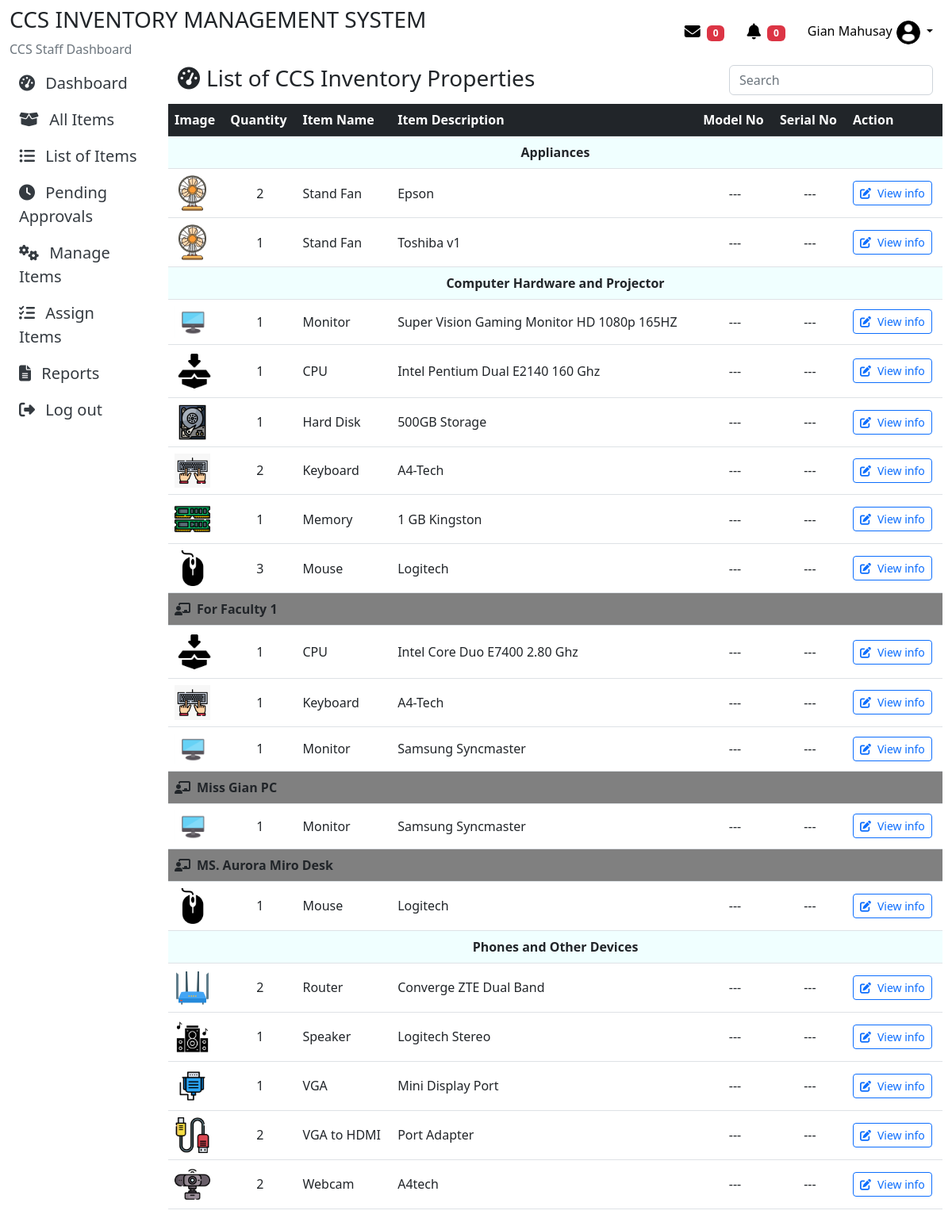
/DashboardCCSStaff/ccsstaffInventoryProperties.php (signed in), run on the app's committed database.
### tables this page shows
CREATE TABLE `tblusers` (
  `id` int(11) NOT NULL,
  `addedbyid` int(11) NOT NULL,
  `usertype` varchar(50) NOT NULL,
  `fname` varchar(50) NOT NULL,
  `lname` varchar(50) NOT NULL,
  `password` varchar(50) NOT NULL,
  `online_status` enum('online','offline') DEFAULT 'offline',
  `status` varchar(20) NOT NULL,
  `email` varchar(50) NOT NULL,
  `gender` varchar(50) NOT NULL,
  `department` varchar(50) NOT NULL,
  `approveby` varchar(50) DEFAULT NULL,
  `datetimeregister` datetime DEFAULT NULL,
  `datetimeapprove` datetime DEFAULT NULL
);

CREATE TABLE `tblitembrand` (
  `id` int(11) NOT NULL,
  `staffid` int(11) NOT NULL,
  `staffname` varchar(50) NOT NULL,
  `itembrand` varchar(50) NOT NULL,
  `categoryname` varchar(50) NOT NULL,
  `subcategoryname` varchar(50) NOT NULL,
  `borrowable` varchar(50) NOT NULL,
  `remarks` varchar(50) DEFAULT NULL,
  `modelno` varchar(50) NOT NULL,
  `serialno` varchar(50) DEFAULT NULL,
  `unitcost` decimal(10,0) NOT NULL,
  `status` varchar(50) NOT NULL,
  `itemcondition` varchar(50) NOT NULL,
  `datetimeadded` datetime NOT NULL,
  `assignfor` varchar(50) DEFAULT NULL,
  `datepurchased` date NOT NULL
);

### DashboardCCSStaff/ccsmessage_count.php (called while the page is built, shortened)
<?php
include('ccsfunctions.php');
$staffId = $_SESSION['staff_id'];
$query = "SELECT COUNT(DISTINCT m.sender_id) AS unread_count
          FROM tblmessages m
          INNER JOIN tblmessage_recipients mr ON m.id = mr.message_id
          WHERE mr.recipient_id = ? AND mr.status = 'unread'";
$stmt = mysqli_prepare($con, $query);
if ($stmt) {
    mysqli_stmt_bind_param($stmt, "i", $staffId);
    if (mysqli_stmt_execute($stmt)) {
        $result = mysqli_stmt_get_result($stmt);
        if ($result && mysqli_num_rows($result) > 0) {
            $row = mysqli_fetch_assoc($result);
            $unreadMessages = $row['unread_count'];
        }
    } else {
        echo "Error executing query: " . mysqli_error($con);
    }
} else {
    echo "Error preparing statement: " . mysqli_error($con);
}
?>

### DashboardCCSStaff/ccsmaincontainer.php (the view, shortened to what this page needs)
<?php
$queryitems = "SELECT id, itembrand, categoryname, subcategoryname, modelno, serialno, datepurchased, unitcost, assignfor, COUNT(*) as quantity FROM tblitembrand GROUP BY itembrand, subcategoryname, assignfor ORDER BY categoryname, assignfor, subcategoryname, itembrand";
$resultitems = mysqli_query($con, $queryitems);
?>
<main class="ccs-main-container">
    <div class="container ">
        <div class="row">
        <div class="d-flex justify-content-between mb-2">
            <h3 class="text-start"><i class='fas fa-tachometer-alt me-2'></i>List of CCS Inventory Properties</h3>
            <div class="text-end">
            <input type="text" class="form-control search-input" placeholder="Search" name="search" id="searchInput">
            </div>
        </div>
        </div>
        <div class="table-responsive row">
            <table class="table">
            <thead class="table-dark">
                    <tr>
                        <th scope="col">Image</th>
                        <th scope="col">Quantity</th>
                        <th scope="col">Item Name</th>
                        <th scope="col">Item Description</th>
                        <th scope="col">Model No</th>
                        <th scope="col">Serial No</th>
                        <th scope="col" class="text-start">Action</th>
                    </tr>
            </thead>
            <?php
                    $currentCategory = null;
                    $currentAssignFor = null;
                    while ($row = mysqli_fetch_assoc($resultitems)) {
                        if ($currentCategory != $row['categoryname']) {
                            echo "<tr class='category-row text-center'>
                                    <td colspan='10' style='background-color: azure;'><strong>{$row['categoryname']}</strong></td>
                                  </tr>";
                            $currentCategory = $row['categoryname'];
                        }
                        if (!empty($row['assignfor']) && $currentAssignFor != $row['assignfor']) {
                            echo "<tr class='assignfor-row'>
                                    <td colspan='10' style='background-color: gray;'><i class='fas fa-chalkboard-teacher me-2'></i><strong>{$row['assignfor']}</strong></td>
                                  </tr>";
                            $currentAssignFor = $row['assignfor'];
                        }
                        echo "<tr class='item-details-row align-middle' >";
                        $imagePath = 'inventory/SubcategoryItemsimages/' . $row['subcategoryname'] . '.png';
                        if (file_exists($imagePath)) {
                            echo "<td><img src='{$imagePath}' alt='Subcategory Image' width='45'></td>";
                        } else {
                            echo "<td><img src='/inventory/SubcategoryItemsimages/defaultimageitem.png' alt='Default Image' width='50'></td>";
                        }
                        echo "<td class='text-center'>{$row['quantity']}</td>";
                        echo "<td>{$row['subcategoryname']}</td>";
                        echo "<td>{$row['itembrand']}</td>";
                        echo "<td class='text-center'>---</td>";
                        echo "<td class='text-center'>---</td>";
                        echo "<td>
                                <a href='ccsstaffViewItemInfo.php?itemId={$row['id']}' class='btn btn-outline-primary btn-sm'>
                                    <i class='fa-solid fa-pen-to-square fs-7 me-2'></i>View info
                                </a>
                              </td>";
                        echo "</tr>";
                    }
                    ?>
        </div>
    </div>
</main>

### DashboardCCSStaff/ccsheader.php (shortened to what this page needs)
<?php
include ('ccsfunctions.php');
include('ccsmessage_count.php');
$staffId = $_SESSION['staff_id'];
$query = "SELECT * FROM tblusers WHERE id = ?";
$stmt = mysqli_prepare($con, $query);
if ($stmt) {
    mysqli_stmt_bind_param($stmt, "s", $staffId);
    if (mysqli_stmt_execute($stmt)) {
        $result = mysqli_stmt_get_result($stmt);
        if ($result && mysqli_num_rows($result) > 0) {
            $row = mysqli_fetch_assoc($result);
            $userType = $row["usertype"];
        } else {
        }
    } else {
        die('Statement execution failed: ' . mysqli_stmt_error($stmt));
    }
} else {
    die('Statement preparation failed: ' . mysqli_error($con));
}
$queryCount = "SELECT COUNT(DISTINCT datetime) AS notification_count
               FROM (
                   SELECT br.datetimereqborrow AS datetime
                   FROM tblborrowingreports br
                   WHERE br.datetimereqborrow IS NOT NULL
                   UNION ALL
                   SELECT br.datetimereqreservation AS datetime
                   FROM tblborrowingreports br
                   WHERE br.datetimereqreservation IS NOT NULL
                   UNION ALL
                   SELECT br.datetimereqreturn AS datetime
                   FROM tblborrowingreports br
                   WHERE br.datetimereqreturn IS NOT NULL
               ) AS subquery";
$stmtCount = mysqli_prepare($con, $queryCount);
if ($stmtCount) {
    if (mysqli_stmt_execute($stmtCount)) {
        $resultCount = mysqli_stmt_get_result($stmtCount);
        if ($resultCount && mysqli_num_rows($resultCount) > 0) {
            $rowCount = mysqli_fetch_assoc($resultCount);
            $notificationCount = $rowCount['notification_count'];
        } else {
            $notificationCount = 0;
        }
    } else {
        $notificationCount = 0;
    }
} else {
    $notificationCount = 0;
}
?>
<div class="container-fluid">
    <div class="header--wrapper py-2">
        <div class="header sad">
            <div class="logo-and-text">
                <h3 class="text-dark">CCS INVENTORY MANAGEMENT SYSTEM</h3>
            </div>
            <span class="text-muted"><?php echo $userType ?> Dashboard</span>
        </div>
        <div class="user--info">
            <div class="dropdown">
                <a href="ccsstaffMessaging.php" class="btn btn-secondary custom-dropdown-btn" type="button"
                    id="messageDropdown" data-bs-toggle="messagedropdown" aria-expanded="false">
                    <i class="fas fa-envelope fs-5 me-1"></i>
                    <sup class="badge bg-danger"><?php echo $unreadMessages; ?></sup>
                </a>
                <button href="ccsstaffNotifications.php" class="btn btn-secondary custom-dropdown-btn" type="button"
                    id="notificationDropdown" data-bs-toggle="dropdown" aria-expanded="false">
                    <i class="fas fa-bell fs-5 me-1"></i>
                    <sup class="badge bg-danger" id="notificationCounter"><?php echo $notificationCount; ?></sup>
                </button>
                <button class="btn btn-secondary dropdown-toggle custom-dropdown-btn" type="button" id="userDropdown"
                    data-bs-toggle="dropdown" aria-expanded="false">
                    <?php
                    if (isset($row)) {
                        echo $row['fname'] . ' ' . $row['lname'];
                        if (!empty($row['id'])) {
                            $profileImagePath = "/inventory/images/imageofusers/" . $row['id'] . ".png";
                            if (file_exists($_SERVER['DOCUMENT_ROOT'] . $profileImagePath)) {
                                echo '<img src="' . $profileImagePath . '?' . time() . '" width="30px" height="30px">';
                            } else {
                                echo '<img src="/inventory/images/imageofusers/profile-user.png?' . time() . '" width="30px" height="30px">';
                            }
                        } else {
                            echo '<img src="/inventory/images/imageofusers/profile-user.png?' . time() . '" width="30px" height="30px">';
                        }
                    }
                    ?>
                </button>
            </div>
        </div>
    </div>
</div>

### DashboardCCSStaff/staffstyles.css (style rules this page uses)
.header--wrapper { display: flex; justify-content: space-between; align-items: center; flex-wrap: wrap; }
.user--info { display: flex; align-items: center; background-color: transparent !important; }
.custom-dropdown-btn { background-color: transparent !important; border: none !important; color: #000 !important; }
.dropdown img { width: 20px; height: 20px; cursor: pointer; border-radius: 50%; margin-left: 5px; }

### DashboardCCSStaff/ccsheader.php (style rules this page uses)
.header--wrapper { display: flex; justify-content: space-between; align-items: center; flex-wrap: wrap; }
.user--info { display: flex; align-items: center; background-color: transparent !important; }
.custom-dropdown-btn { background-color: transparent !important; border: none !important; color: #000 !important; }
.dropdown img { width: 30px; height: 30px; cursor: pointer; border-radius: 50%; margin-left: 5px; }

### data on the page
tblusers: usertype "CCS Staff", fname "Gian", lname "Mahusay"
tblitembrand: categoryname "Appliances", subcategoryname (picture), quantity "2", subcategoryname "Stand Fan", itembrand "Epson"
tblitembrand: subcategoryname (picture), quantity "1", subcategoryname "Stand Fan", itembrand "Toshiba v1"
tblitembrand: categoryname "Computer Hardware and Projector", subcategoryname (picture), quantity "1", subcategoryname "Monitor", itembrand "Super Vision Gaming Monitor HD 1080p 165HZ"
tblitembrand: quantity "1", subcategoryname "CPU", itembrand "Intel Pentium Dual E2140 160 Ghz"
tblitembrand: subcategoryname (picture), quantity "1", subcategoryname "Hard Disk", itembrand "500GB Storage"
tblitembrand: subcategoryname (picture), quantity "2", subcategoryname "Keyboard", itembrand "A4-Tech"
tblitembrand: subcategoryname (picture), quantity "1", subcategoryname "Memory", itembrand "1 GB Kingston"
tblitembrand: subcategoryname (picture), quantity "3", subcategoryname "Mouse", itembrand "Logitech"
tblitembrand: assignfor "For Faculty 1", quantity "1", subcategoryname "CPU", itembrand "Intel Core Duo E7400 2.80 Ghz"
tblitembrand: subcategoryname (picture), quantity "1", subcategoryname "Keyboard", itembrand "A4-Tech"
tblitembrand: subcategoryname (picture), quantity "1", subcategoryname "Monitor", itembrand "Samsung Syncmaster"
tblitembrand: assignfor "Miss Gian PC", subcategoryname (picture), quantity "1", subcategoryname "Monitor", itembrand "Samsung Syncmaster"
tblitembrand: assignfor "MS. Aurora Miro Desk", subcategoryname (picture), quantity "1", subcategoryname "Mouse", itembrand "Logitech"
tblitembrand: categoryname "Phones and Other Devices", subcategoryname (picture), quantity "2", subcategoryname "Router", itembrand "Converge ZTE Dual Band"
tblitembrand: subcategoryname (picture), quantity "1", subcategoryname "Speaker", itembrand "Logitech Stereo"
tblitembrand: shows a picture, quantity "1", subcategoryname "VGA", itembrand "Mini Display Port"
tblitembrand: subcategoryname (picture), quantity "2", subcategoryname "VGA to HDMI", itembrand "Port Adapter"
tblitembrand: subcategoryname (picture), quantity "2", subcategoryname "Webcam", itembrand "A4tech"

### other printed values
$unreadMessages "0"
$notificationCount "0"
